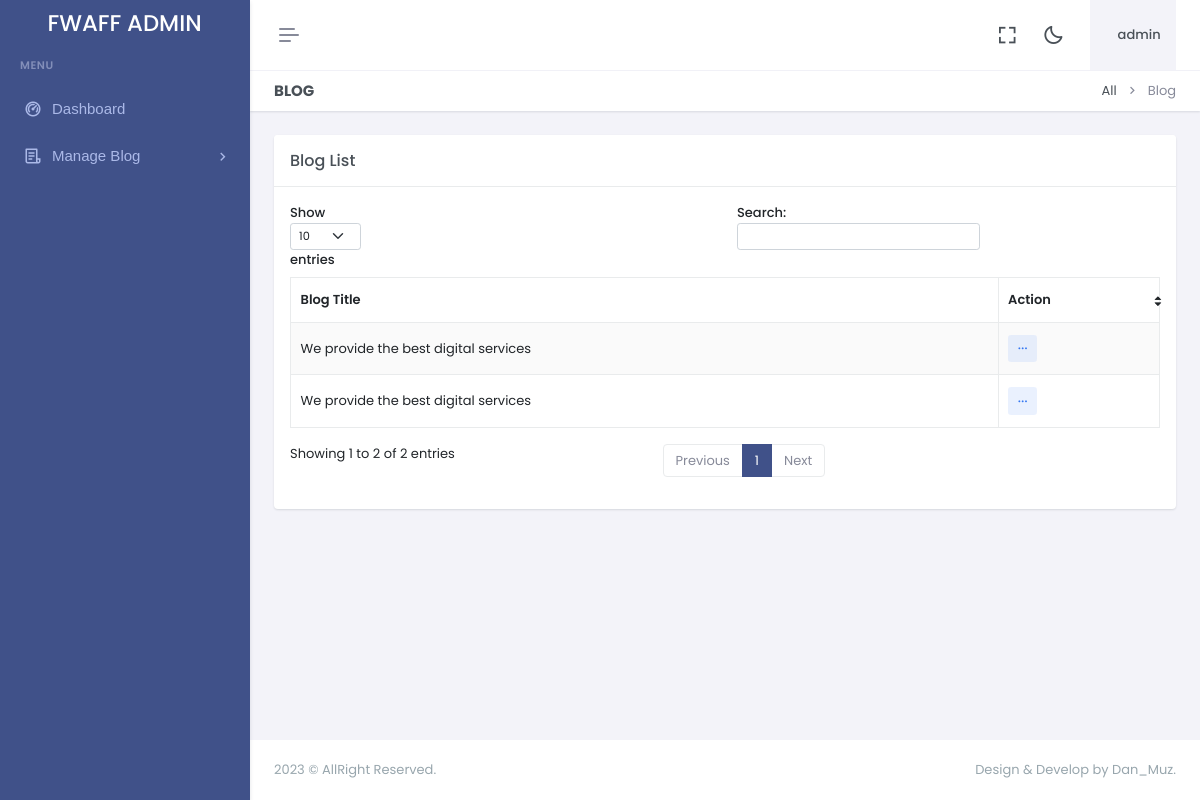
The app's page /dashboard/bloglist.php (signed in), older data.
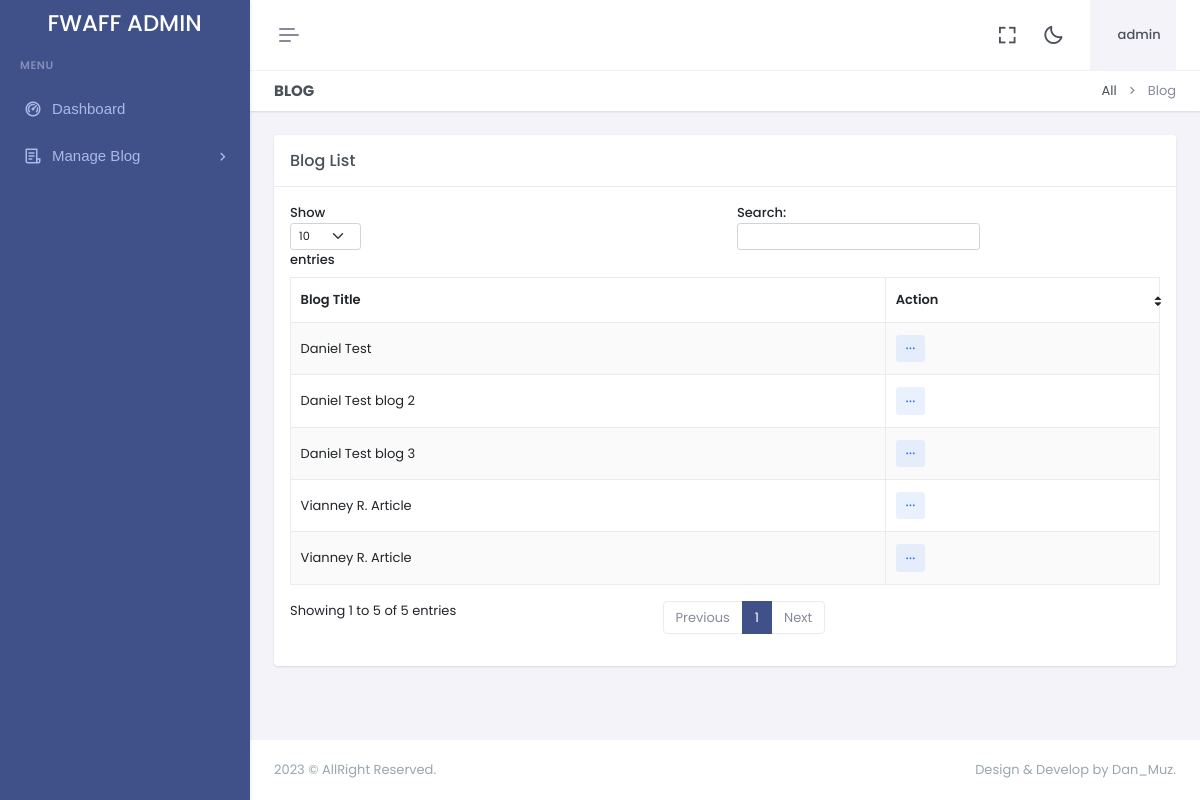
The same page, newer data.
### tables this page shows
CREATE TABLE `blog` (
  `id` int(11) NOT NULL,
  `blog_title` varchar(300) NOT NULL,
  `blog_desc` varchar(300) NOT NULL,
  `blog_detail` varchar(2000) NOT NULL,
  `ufile` varchar(1000) NOT NULL,
  `updated_at` timestamp NOT NULL DEFAULT CURRENT_TIMESTAMP ON UPDATE CURRENT_TIMESTAMP
);

### dashboard/bloglist.php (the view)
<?php include"header.php";?>
<?php include"sidebar.php";?>
<div class="main-content">
 <div class="page-content">
       <div class="container-fluid">
                    <div class="row">
                        <div class="col-12">
                            <div class="page-title-box d-sm-flex align-items-center justify-content-between">
                                <h4 class="mb-sm-0">Blog</h4>
                                <div class="page-title-right">
                                    <ol class="breadcrumb m-0">
                                        <li class="breadcrumb-item"><a href="javascript: void(0);">All</a></li>
                                        <li class="breadcrumb-item active">Blog</li>
                                    </ol>
                                </div>
                            </div>
                        </div>
                    </div>
                    <div class="row">
                        <div class="col-lg-12">
                            <div class="card">
                                <div class="card-header">
                                    <h5 class="card-title mb-0">Blog List</h5>
                                </div>
                                <div class="card-body">
                                    <table id="example" class="table table-bordered dt-responsive nowrap table-striped align-middle" style="width:100%">
                                        <thead>
                                            <tr>
                                                <th data-ordering="false">Blog Title</th>
                                                <th>Action</th>
                                            </tr>
                                        </thead>
                                        <tbody>
                                        <?php
				   $q="SELECT * FROM  blog ORDER BY id DESC";
 $r123 = mysqli_query($con,$q);
while($ro = mysqli_fetch_array($r123))
{
	$id="$ro[id]";
	$blog_title="$ro[blog_title]";
  print "<tr>
				  <td>
				  $blog_title
				  </td>
          <td>
                                                    <div class='dropdown d-inline-block'>
                                                        <button class='btn btn-soft-secondary btn-sm dropdown' type='button' data-bs-toggle='dropdown' aria-expanded='false'>
                                                            <i class='ri-more-fill align-middle'></i>
                                                        </button>
                                                        <ul class='dropdown-menu dropdown-menu-end'>
                                                            <li><a href='editblog.php?id=$id' class='dropdown-item edit-item-btn'><i class='ri-pencil-fill align-bottom me-2 text-muted'></i> Edit</a></li>
                                                            <li>
                                                                <a href='deleteblog.php?id=$id' class='dropdown-item remove-item-btn'>
                                                                    <i class='ri-delete-bin-fill align-bottom me-2 text-muted'></i> Delete
                                                                </a>
                                                            </li>
                                                        </ul>
                                                    </div>
                                                </td>
				  </tr>";
  }
  ?>
                                        </tbody>
                                    </table>
                                </div>
                            </div>
                        </div>
                    </div>
                </div>
            </div>
            <?php include"footer.php";?>

### dashboard/header.php (shortened to what this page needs)
<?php
if (isset($_SESSION['username'])) {
 $username = $_SESSION['username'];
}
 else {
    print "
				<script language='javascript'>
					window.location = 'login.php';
				</script>
			";
}
?>
<!doctype html>
<html lang="en" data-layout="vertical" data-topbar="light" data-sidebar="dark" data-sidebar-size="lg" data-sidebar-image="none">
<head>
    <link href="assets/libs/jsvectormap/css/jsvectormap.min.css" rel="stylesheet" type="text/css" />
    <link href="assets/libs/swiper/swiper-bundle.min.css" rel="stylesheet" type="text/css" />
    <link href="assets/css/bootstrap.min.css" rel="stylesheet" type="text/css" />
    <link href="assets/css/icons.min.css" rel="stylesheet" type="text/css" />
    <link href="assets/css/app.min.css" rel="stylesheet" type="text/css" />
    <link href="assets/css/custom.min.css" rel="stylesheet" type="text/css" />
</head>
<body>
    <div id="layout-wrapper">
        <header id="page-topbar">
    <div class="layout-width">
        <div class="navbar-header">
            <div class="d-flex">
                <button type="button" class="btn btn-sm px-3 fs-16 header-item vertical-menu-btn topnav-hamburger"
                    id="topnav-hamburger-icon">
                    <span class="hamburger-icon">
                        <span></span>
                        <span></span>
                        <span></span>
                    </span>
                </button>
            </div>
            <div class="d-flex align-items-center">
                <div class="ms-1 header-item d-none d-sm-flex">
                    <button type="button" class="btn btn-icon btn-topbar btn-ghost-secondary rounded-circle"
                        data-toggle="fullscreen">
                        <i class='bx bx-fullscreen fs-22'></i>
                    </button>
                </div>
                <div class="ms-1 header-item d-none d-sm-flex">
                    <button type="button"
                        class="btn btn-icon btn-topbar btn-ghost-secondary rounded-circle light-dark-mode">
                        <i class='bx bx-moon fs-22'></i>
                    </button>
                </div>
                <div class="dropdown ms-sm-3 header-item topbar-user">
                    <button type="button" class="btn" id="page-header-user-dropdown" data-bs-toggle="dropdown"
                        aria-haspopup="true" aria-expanded="false">
                        <span class="d-flex align-items-center">
                            <span class="text-start ms-xl-2">
                                <span class="d-none d-xl-inline-block ms-1 fw-medium user-name-text"><?php print $username;?></span>
                            </span>
                        </span>
                    </button>
                </div>
            </div>
        </div>
    </div>
</header>

### dashboard/sidebar.php (shortened to what this page needs)
<div class="app-menu navbar-menu">
  <div class="navbar-brand-box">
    <a href="index.html" class="logo logo-light">
      <span class="logo-lg">
        <h3 style="margin-top: 10px; color: #ffffff !important">FWAFF ADMIN</h3>
      </span>
    </a>
  </div>
  <div id="scrollbar">
    <div class="container-fluid">
      <ul class="navbar-nav" id="navbar-nav">
        <li class="menu-title"><span data-key="t-menu">Menu</span></li>
        <li class="nav-item">
                <a href="dashboard" class="nav-link" data-key="t-analytics">  <i class="ri-dashboard-2-line"></i> <span data-key="t-dashboards"> Dashboard </span></a>
              </li>
              <li class="nav-item">
                            <a class="nav-link menu-link" href="#sidebarB" data-bs-toggle="collapse" role="button" aria-expanded="true" aria-controls="sidebarLanding">
                                <i class="ri-file-list-3-line"></i> <span data-key="t-landing">Manage Blog</span>
                            </a>
                        </li>
      </ul>
    </div>
  </div>
  <div class="sidebar-background"></div>
</div>

### dashboard/footer.php (shortened to what this page needs)
    <footer class="footer">
        <div class="container-fluid">
            <div class="row">
                <div class="col-sm-6">
                    <script>document.write(new Date().getFullYear())</script> © AllRight Reserved.
                </div>
                <div class="col-sm-6">
                    <div class="text-sm-end d-none d-sm-block">
                        Design & Develop by Dan_Muz.
                    </div>
                </div>
            </div>
        </div>
    </footer>
</div>
</div>
</body>
</html>

Row changes from the older to the newer data that the page shows:
removed blog: blog_title "We provide the best digital services"
removed blog: blog_title "We provide the best digital services"
added blog: blog_title "Vianney R. Article"
added blog: blog_title "Vianney R. Article"
added blog: blog_title "Daniel Test blog 3"
added blog: blog_title "Daniel Test blog 2"
added blog: blog_title "Daniel Test"
Text that changed along with them:
text written by a page script: "Show entries Search: Showing 1 to 2 of 2 entries Previous 1 Next" → "Show entries Search: Showing 1 to 5 of 5 entries Previous 1 Next"
